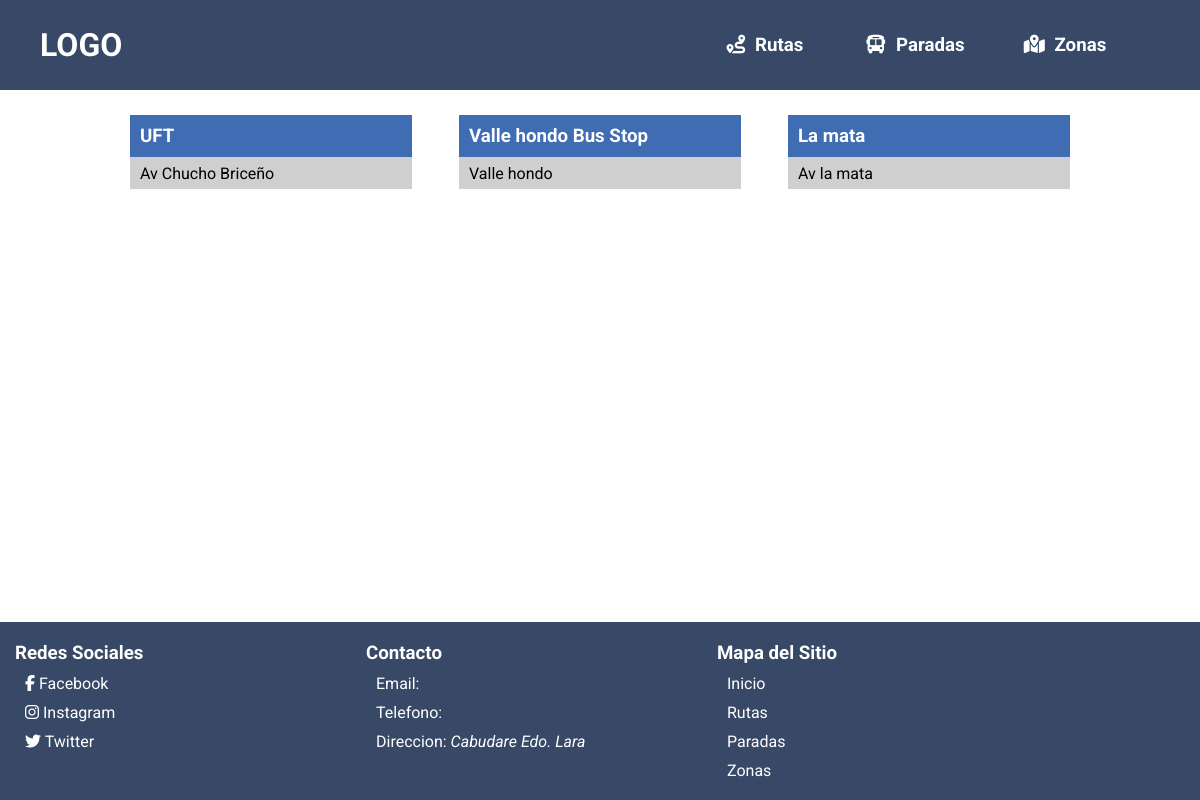
Page /ver/zona/Cabudare on the committed database.
### API/models.py (models this page shows, shortened)
class BusStop(models.Model):
    name = models.CharField(max_length=150, null=True, blank=True, unique=True)
    address = models.CharField(max_length=150)
    zone = models.ForeignKey(Zone, on_delete=models.CASCADE)
    def __str__(self):
        return self.name

### API/views.py (the view, shortened to what this page needs)
# urls.py: path('ver/<query_object>/<query_param>', API.views.ver),
def ver(request, query_object, query_param):
    context = dict()
    if query_object == 'ruta':
        context['title'] = f"Ruta {query_param}"
        context['style_route_path'] = True
        context['units'] = BusUnit.objects.filter(route__name__iexact= query_param)
        print(context['units'])
        route_stops = Route.objects.get(name=query_param).get_route_stops()
        print(route_stops)
        print(type(route_stops))
        context['route_stops'] = enumerate(route_stops)
        return render(request, 'route_path.html', context)
    elif query_object == 'zona':
        zone_stops = BusStop.objects.filter(zone__name__iexact= query_param)
        print(query_param)
        print(zone_stops)
        context['content_type'] = 'bus_stops'
        context['style_search'] = True
        context['stops'] = zone_stops
        return render(request, "search.html", context)

### templates/search.html (shortened to what this page needs)
{% extends "base.html" %}
{% block content %}
    {% if content_type == 'routes' %}
        {% for route in routes %}
            <a href="/ver/ruta/{{route.name}}">
                <article class="card">
                    <h3 class="card-title">{{route.name}}</h3>
                    <p class="card-description">{{route.route_description}}</p>
                </article>
            </a>
        {% endfor %}
    {% elif content_type == 'bus_stops' %}
        {% for stop in stops %}
            <a href="/ver/parada/{{stop.name}}">
                <article class="card">
                    <h3 class="card-title">{{stop.name}}</h3>
                    <p class="card-description">{{stop.address}}</p>
                </article>
            </a>
        {% endfor %}
    {% endif %}
{% endblock %}

### static/CSS/style.css (style rules this page uses)
:root { --color-main: #374966; --color-main-light: #3f6cb3; --color-main-dark: #2a3951; --color-secondary: #F9DBBD; --color-secondary-light: #FDF5EC; --color-secondary-dark: #F6CCA2; --color-3: #FCA17D; --color-3-light: #FDC5AF; --color-3-dark: #FB8C60; --color-accent: #7f2933; --color-accent-light: #bd3d4c; --color-accent-dark: #8E2937; }
* { text-decoration: none; font-family: 'Roboto', sans-serif; margin: 0; padding: 0; box-sizing: border-box; }
body { display: flex; min-height: 100vh; flex-direction: column; margin-top: 90px; }
@media only screen and (min-width: 601px) { body { margin: 0; } }

### static/CSS/search.css (style rules this page uses)
:root { --color-main: #374966; --color-main-light: #3f6cb3; --color-main-dark: #2a3951; --color-secondary: #F9DBBD; --color-secondary-light: #FDF5EC; --color-secondary-dark: #F6CCA2; --color-3: #FCA17D; --color-3-light: #FDC5AF; --color-3-dark: #FB8C60; --color-accent: #7f2933; --color-accent-light: #bd3d4c; --color-accent-dark: #8E2937; }
main a { width: 100%; color: white; margin-bottom: 20px; }
a .card { width: 100%; height: 100%; color: inherit; text-decoration: none; background-color: #cfcfcf; }
.card .card-title { background-color: var(--color-main-light); padding: 10px 10px; }
.card .card-description { color: black; padding: 7px 10px; }
@media only screen and (min-width: 601px) { main a { width: 30%; margin: 10px 0; } }

### rows in the picture
BusStop: name "UFT", address "Av Chucho Briceño"
BusStop: name "Valle hondo Bus Stop", address "Valle hondo"
BusStop: name "La mata", address "Av la mata"
